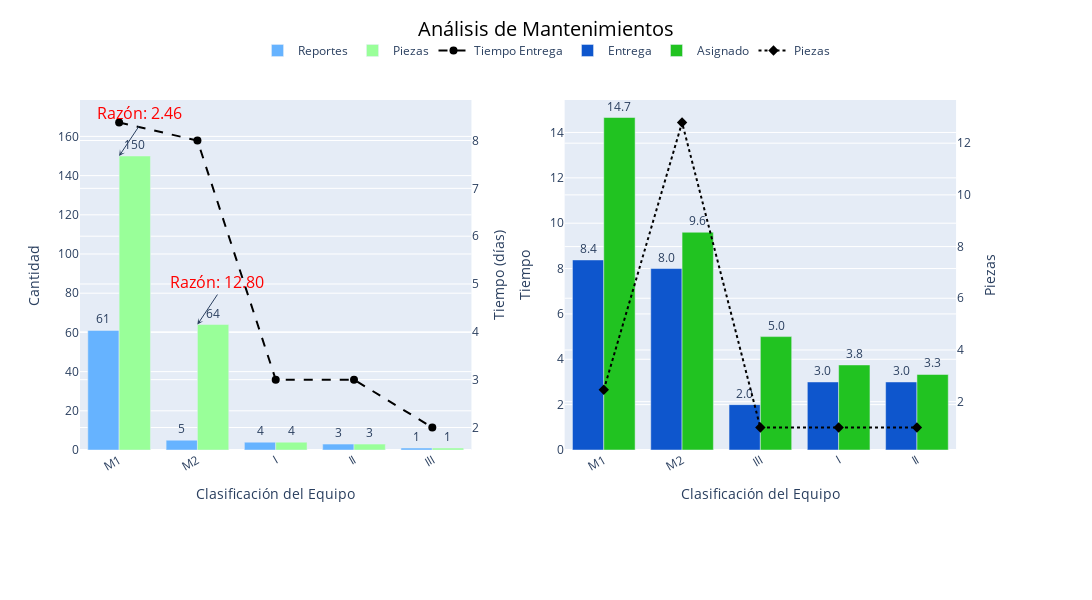

Here is the notebook cell this chart was saved with:
### Code cell
import math
from plotly.subplots import make_subplots
import plotly.graph_objects as go

df1 = maint.reset_index().sort_values('total_pieces', ascending=False)
df2 = maintenance_time.reset_index().sort_values('assigned_time', ascending=False)

# Crear figura con 1 fila y 2 columnas
fig = make_subplots(
    rows=1, cols=2,
    specs=[[{"secondary_y": True}, {"secondary_y": True}]],
    column_widths=[0.5, 0.5],
    horizontal_spacing=0.1,
    subplot_titles=(
        "Comparación de reportes y piezas", 
        "Tiempo de entrega vs tiempo asignado"
    )
)

# ==============================================
# PRIMER GRÁFICO (IZQUIERDA)
# ==============================================
# Barras para cantidad de reportes
fig.add_trace(
    go.Bar(
        x=df1['classification'],
        y=df1['rep_qty'],
        name='Reportes',
        marker_color='#66b3ff',
        text=[f'{val:.0f}' for val in df1['rep_qty']],
        textposition='outside',
        width=0.4,
        hovertemplate=(
            '<b>Clasificación:</b> %{x}<br>'
            '<b>Reportes:</b> %{y:.0f}<extra></extra>'
        )
    ),
    row=1, col=1, secondary_y=False
)

# Barras para cantidad de piezas
fig.add_trace(
    go.Bar(
        x=df1['classification'],
        y=df1['total_pieces'],
        name='Piezas',
        marker_color='#99ff99',
        text=[f'{val:.0f}' for val in df1['total_pieces']],
        textposition='outside',
        width=0.4,
        hovertemplate=(
            '<b>Clasificación:</b> %{x}<br>'
            '<b>Piezas:</b> %{y:.0f}<extra></extra>'
        )
    ),
    row=1, col=1, secondary_y=False
)

# Línea para tiempo de entrega promedio
fig.add_trace(
    go.Scatter(
        x=df1['classification'],
        y=df1['deliv_time_avg'],
        mode='lines+markers',
        name='Tiempo Entrega',
        line=dict(color='black', dash='dash'),
        marker=dict(symbol='circle', size=8),
        hovertemplate=(
            '<b>Clasificación:</b> %{x}<br>'
            '<b>Tiempo:</b> %{y:.1f} días<extra></extra>'
        )
    ),
    row=1, col=1, secondary_y=True
)

# ==============================================
# SEGUNDO GRÁFICO (DERECHA)
# ==============================================
# Barras tiempo de entrega
fig.add_trace(
    go.Bar(
        x=df2['classification'],
        y=df2['delivery_time'],
        name='Entrega',
        marker_color='#0e56cd',
        text=[f'{val:.1f}' for val in df2['delivery_time']],
        textposition='outside',
        width=0.4,
        hovertemplate=(
            '<b>Clasificación:</b> %{x}<br>'
            '<b>Tiempo Entrega:</b> %{y:.1f}<extra></extra>'
        )
    ),
    row=1, col=2, secondary_y=False
)

# Barras tiempo asignado
fig.add_trace(
    go.Bar(
        x=df2['classification'],
        y=df2['assigned_time'],
        name='Asignado',
        marker_color='#21c321',
        text=[f'{val:.1f}' for val in df2['assigned_time']],
        textposition='outside',
        width=0.4,
        hovertemplate=(
            '<b>Clasificación:</b> %{x}<br>'
            '<b>Tiempo Asignado:</b> %{y:.1f}<extra></extra>'
        )
    ),
    row=1, col=2, secondary_y=False
)

# Línea promedio de piezas
fig.add_trace(
    go.Scatter(
        x=df2['classification'],
        y=df2['piece_count'],
        mode='lines+markers',
        name='Piezas',
        line=dict(color='black', dash='dot'),
        marker=dict(symbol='diamond', size=8),
        hovertemplate=(
            '<b>Clasificación:</b> %{x}<br>'
            '<b>Promedio Piezas:</b> %{y:.1f}<extra></extra>'
        )
    ),
    row=1, col=2, secondary_y=True
)

# ==============================================
# ANOTACIONES PARA RAZONES
# ==============================================
annotations = []
for i, row in df1.iterrows():
    if row['rep_qty'] > 0:  # Evitar división por cero
        ratio = row['total_pieces'] / row['rep_qty']
        if ratio > 1:
            annotations.append(dict(
                x=row['classification'],
                y=max(row['rep_qty'], row['total_pieces']),
                xref="x1",
                yref="y1",
                text=f'Razón: {ratio:.2f}',
                showarrow=True,
                arrowhead=3,
                font=dict(color='red'),
                ax=20,
                ay=-30
            ))

# ==============================================
# CONFIGURACIÓN FINAL
# ==============================================
fig.update_layout(
    height=600,
    width=1200,
    barmode='group',
    annotations=annotations,
    legend=dict(
        orientation="h",
        yanchor="bottom",
        y=1.1,
        xanchor="center",
        x=0.5
    ),
    hoverlabel=dict(
        bgcolor="white",
        font_size=12,
        font_family="Arial"
    ),
    margin=dict(t=100, b=150),  # Margen aumentado para ejes
    xaxis=dict(tickangle=-30),  # Inclinación etiquetas eje X
    xaxis2=dict(tickangle=-30)  # Inclinación para segundo gráfico
)

# Configurar ejes X
fig.update_xaxes(
    title_text="Clasificación del Equipo",
    showticklabels=True,
    row=1, 
    col=1,
    tickfont=dict(size=12)
)

fig.update_xaxes(
    title_text="Clasificación del Equipo",
    showticklabels=True,
    row=1, 
    col=2,
    tickfont=dict(size=12)
)

# Configurar ejes Y
fig.update_yaxes(title_text="Cantidad", secondary_y=False, row=1, col=1)
fig.update_yaxes(title_text="Tiempo (días)", secondary_y=True, row=1, col=1)
fig.update_yaxes(title_text="Tiempo", secondary_y=False, row=1, col=2)
fig.update_yaxes(title_text="Piezas", secondary_y=True, row=1, col=2)

# Título general
fig.add_annotation(
    text="Análisis de Mantenimientos",
    xref="paper",
    yref="paper",
    x=0.5,
    y=1.25,
    showarrow=False,
    font=dict(size=20, color='black')
)

fig.show()

### Figure 1 — Plotly figure (JSON) as saved in the notebook; plotly's stock layout.template omitted (floating-point values rounded to 4 significant figures)
{"data": [{"hovertemplate": "<b>Clasificación:</b> %{x}<br><b>Reportes:</b> %{y:.0f}<extra></extra>", "marker": {"color": "#66b3ff"}, "name": "Reportes", "text": ["61", "5", "4", "3", "1"], "textposition": "outside", "type": "bar", "width": 0.4, "x": ["M1", "M2", "I", "II", "III"], "xaxis": "x", "y": [61, 5, 4, 3, 1], "yaxis": "y"}, {"hovertemplate": "<b>Clasificación:</b> %{x}<br><b>Piezas:</b> %{y:.0f}<extra></extra>", "marker": {"color": "#99ff99"}, "name": "Piezas", "text": ["150", "64", "4", "3", "1"], "textposition": "outside", "type": "bar", "width": 0.4, "x": ["M1", "M2", "I", "II", "III"], "xaxis": "x", "y": [150.0, 64.0, 4.0, 3.0, 1.0], "yaxis": "y"}, {"hovertemplate": "<b>Clasificación:</b> %{x}<br><b>Tiempo:</b> %{y:.1f} días<extra></extra>", "line": {"color": "black", "dash": "dash"}, "marker": {"size": 8, "symbol": "circle"}, "mode": "lines+markers", "name": "Tiempo Entrega", "type": "scatter", "x": ["M1", "M2", "I", "II", "III"], "xaxis": "x", "y": [8.377, 8.0, 3.0, 3.0, 2.0], "yaxis": "y2"}, {"hovertemplate": "<b>Clasificación:</b> %{x}<br><b>Tiempo Entrega:</b> %{y:.1f}<extra></extra>", "marker": {"color": "#0e56cd"}, "name": "Entrega", "text": ["8.4", "8.0", "2.0", "3.0", "3.0"], "textposition": "outside", "type": "bar", "width": 0.4, "x": ["M1", "M2", "III", "I", "II"], "xaxis": "x2", "y": [8.38, 8.0, 2.0, 3.0, 3.0], "yaxis": "y3"}, {"hovertemplate": "<b>Clasificación:</b> %{x}<br><b>Tiempo Asignado:</b> %{y:.1f}<extra></extra>", "marker": {"color": "#21c321"}, "name": "Asignado", "text": ["14.7", "9.6", "5.0", "3.8", "3.3"], "textposition": "outside", "type": "bar", "width": 0.4, "x": ["M1", "M2", "III", "I", "II"], "xaxis": "x2", "y": [14.66, 9.6, 5.0, 3.75, 3.33], "yaxis": "y3"}, {"hovertemplate": "<b>Clasificación:</b> %{x}<br><b>Promedio Piezas:</b> %{y:.1f}<extra></extra>", "line": {"color": "black", "dash": "dot"}, "marker": {"size": 8, "symbol": "diamond"}, "mode": "lines+markers", "name": "Piezas", "type": "scatter", "x": ["M1", "M2", "III", "I", "II"], "xaxis": "x2", "y": [2.46, 12.8, 1.0, 1.0, 1.0], "yaxis": "y4"}], "layout": {"annotations": [{"arrowhead": 3, "ax": 20, "ay": -30, "font": {"color": "red", "size": 16}, "showarrow": true, "text": "Razón: 2.46", "x": "M1", "xanchor": "center", "xref": "x", "y": 150, "yanchor": "bottom", "yref": "y"}, {"arrowhead": 3, "ax": 20, "ay": -30, "font": {"color": "red", "size": 16}, "showarrow": true, "text": "Razón: 12.80", "x": "M2", "xanchor": "center", "xref": "x", "y": 64, "yanchor": "bottom", "yref": "y"}, {"font": {"color": "black", "size": 20}, "showarrow": false, "text": "Análisis de Mantenimientos", "x": 0.5, "xref": "paper", "y": 1.25, "yref": "paper"}], "barmode": "group", "height": 600, "hoverlabel": {"bgcolor": "white", "font": {"family": "Arial", "size": 12}}, "legend": {"orientation": "h", "x": 0.5, "xanchor": "center", "y": 1.1, "yanchor": "bottom"}, "margin": {"b": 150, "t": 100}, "width": 1200, "xaxis": {"anchor": "y", "domain": [0, 0.42], "showticklabels": true, "tickangle": -30, "tickfont": {"size": 12}, "title": {"text": "Clasificación del Equipo"}}, "xaxis2": {"anchor": "y3", "domain": [0.52, 0.94], "showticklabels": true, "tickangle": -30, "tickfont": {"size": 12}, "title": {"text": "Clasificación del Equipo"}}, "yaxis": {"anchor": "x", "domain": [0, 1], "title": {"text": "Cantidad"}}, "yaxis2": {"anchor": "x", "overlaying": "y", "side": "right", "title": {"text": "Tiempo (días)"}}, "yaxis3": {"anchor": "x2", "domain": [0, 1], "title": {"text": "Tiempo"}}, "yaxis4": {"anchor": "x2", "overlaying": "y3", "side": "right", "title": {"text": "Piezas"}}}}
